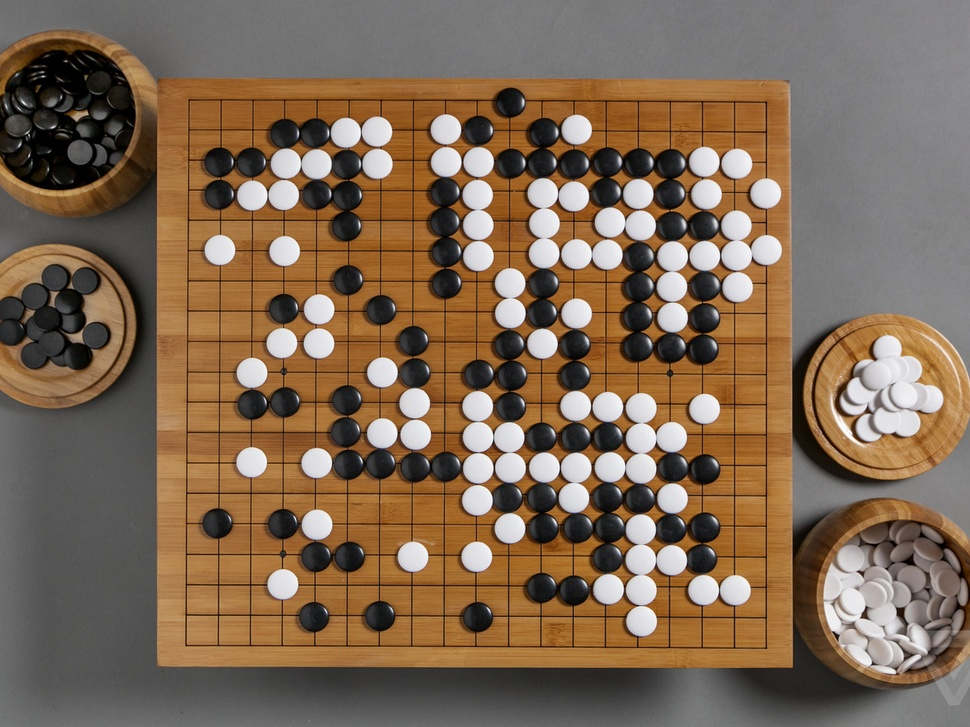
#> input picture test_images/19_19_full_top.jpg, 970 x 727 px, shrunk from 1400 x 1050 before the run
$ python go_get_um.py
#> lines starting #> are read from the running program, lines starting #| are printed output that depends on the picture; after the words box and inside, x2 and y2 are one past the last pixel; in counts of white or black regions, pixels touching at a corner belong together; long printed decimals are rounded
import cv2
import numpy as np

INPUT_IMG = 'test_images/19_19_full_top.jpg'
OUTPUT_GRAY = 'output_images/gray.jpg'
OUTPUT_EDGES = 'output_images/edges.jpg'
OUTPUT_FINAL = 'output_images/houghlines3.jpg'

# Rotate an image by an angle in degrees(?)
def rotate(image, angle, center = None, scale = 1.0):
    (h, w) = image.shape[:2]

    if center is None:
        center = (w / 2, h / 2)

    # Perform the rotation
    M = cv2.getRotationMatrix2D(center, angle, scale)
    rotated = cv2.warpAffine(image, M, (w, h))

    return rotated

def perp( a ):
    b = np.empty_like(a)
    b[0] = -a[1]
    b[1] = a[0]
    return b

# line segment a given by endpoints a1, a2
# line segment b given by endpoints b1, b2
# return
def seg_intersect(a1,a2,b1,b2):
    da = a2-a1
    db = b2-b1
    dp = a1-b1
    dap = perp(da)
    denom = np.dot( dap, db)
    num = np.dot( dap, dp )
    v = denom.astype(float)
    if v == 0:
        raise ValueError
    return (num / v)*db + b1

# Takes a hough line and returns a tuple of points on the line
# each point is a numpy array of two floats
def points_from_hough_line(line):
    rho, theta = line
    a = np.cos(theta)
    b = np.sin(theta)
    x0 = a*rho
    y0 = b*rho
    a1 = np.array( [float(x0 + 10000.0*(-b)), float(y0 + 10000.0*(a))] )
    b1 = np.array( [float(x0 - 10000.0*(-b)), float(y0 - 10000.0*(a))] )
    return (a1, b1)

# Given two sets of lines, return all intersection points of the two sets of lines
def intersecting_points_from_lines(lines_a, lines_b):
    i = 0
    points = []
    for line in lines_a:
        a1, b1 = points_from_hough_line(line[0])
        i = i + 1
        for line2 in lines_b:
            a2, b2 = points_from_hough_line(line2[0])
            try:
                points += [seg_intersect(a1, b1, a2, b2)]
            except:
                next

    return points

# Takes a preprocessed image and finds the angle to rotate the image such that most
# lines are aligned horizontally
def calc_image_rotation_angle(edges_img):
    lines = cv2.HoughLines(edges_img,1,np.pi/180,240)

    avg_theta = sum([line[0][1] for line in lines])/len(lines)

    lines_a = [l for l in lines if l[0][1] < avg_theta]
    avg_theta_a = sum([line[0][1] for line in lines_a])/len(lines_a)

    lines_b = [l for l in lines if l[0][1] > avg_theta]
    avg_theta_b = sum([line[0][1] for line in lines_b])/len(lines_b)

    print(avg_theta, avg_theta_a, avg_theta_b)

    # Rotate image
    v = (np.pi - avg_theta_b) * (-180.0 / np.pi)
    return v

# Takes an RGB image and prepares an image for detection
def preprocess_img_for_hough(img):
    gray = cv2.cvtColor(img,cv2.COLOR_BGR2GRAY)
    cv2.imwrite(OUTPUT_GRAY, gray)
    # _, threshold = cv2.threshold(gray, 100, 255, cv2.THRESH_BINARY)
    edges = cv2.Canny(gray,100,150,apertureSize = 3)
    cv2.imwrite(OUTPUT_EDGES, edges)
    return edges

# Takes a preproccessed image and returns the verticle and horizontal lines of the image as a tuple
def get_lines_from_img(edges_img):
    lines = cv2.HoughLines(edges_img, 1, np.pi/180 ,200)
    # print(lines)
    # draw_lines(img, lines)

    lines_a = [l for l in lines if (l[0][1] < np.pi * 0.05 and l[0][1] >= 0.0) or (l[0][1] > np.pi * 0.95 and l[0][1] <= np.pi)]
    lines_b = [l for l in lines if l[0][1] < np.pi * 0.51 and l[0][1] > np.pi * 0.49]
    if len(lines_a) == 0 or len(lines_b) == 0:
        return (None, None)

    avg_theta_a = sum([line[0][1] for line in lines_a])/len(lines_a)
    avg_theta_b = sum([line[0][1] for line in lines_b])/len(lines_b)

    print(avg_theta_a, avg_theta_b)

    return (lines_a, lines_b)

def get_circles_from_img(edges_img):
    circles = cv2.HoughCircles(edges_img,cv2.HOUGH_GRADIENT,0.9,20,param1=50,param2=30,minRadius=0,maxRadius=45)
    return circles

def draw_lines(img, lines):
    for line in lines:
        a, b = points_from_hough_line(line[0])
        cv2.line(img,(int(a[0]), int(a[1])),(int(b[0]), int(b[1])),(0,0,255),2)

def draw_points(img, points):
    for point in points:
        x, y = point
        if x < 10000 and y < 10000:
            cv2.circle(img, (int(x), int(y)), 10, (0, 255, 0), -1)


def main():
    o_img = cv2.imread(INPUT_IMG)
#> o_img is the input picture: shape (727, 970, 3); mean B, G, R 84, 105, 127.2
    edges_img = preprocess_img_for_hough(o_img)
#> in preprocess_img_for_hough, `gray = cv2.cvtColor(img,cv2.COLOR_BGR2GRAY)`:
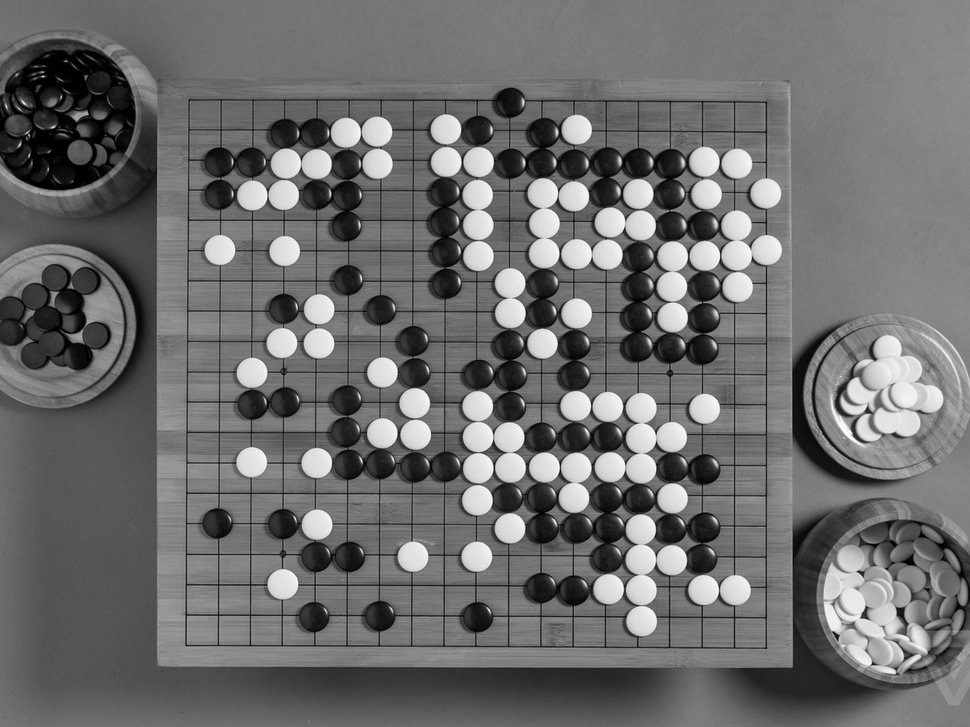
#> gray: shape (727, 970); min 0, max 255, mean 109.2
#> in preprocess_img_for_hough, `edges = cv2.Canny(gray,100,150,apertureSize = 3)`:
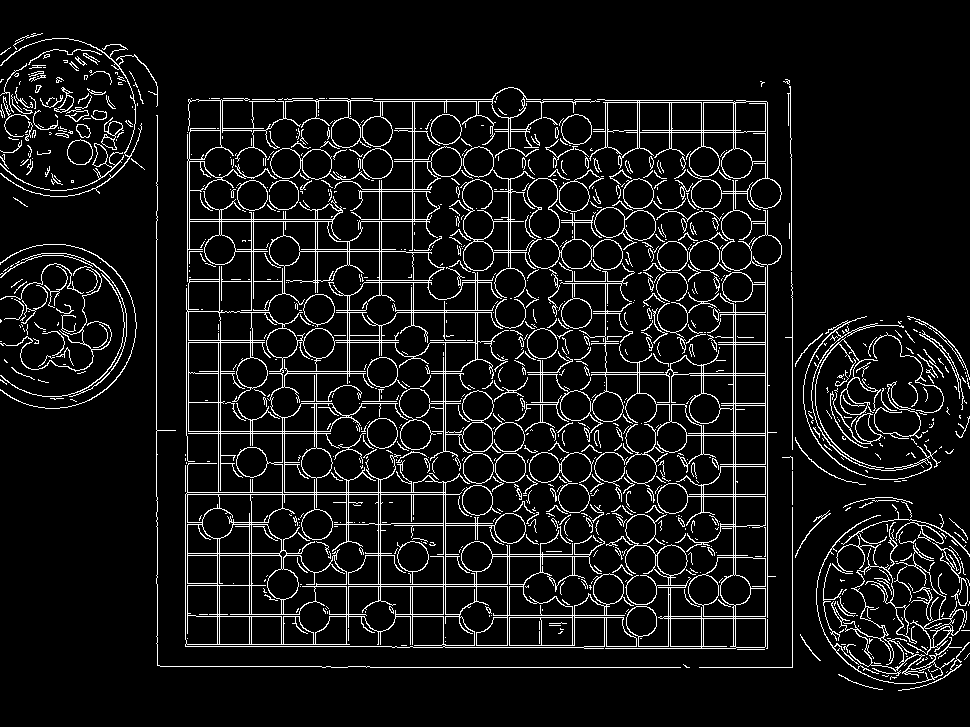
#> edges: shape (727, 970); 8.3% white in thin lines or dots
    #v = calc_image_rotation_angle(edges_img)
    # print(v)
    img = o_img # rotate(o_img, v)

    ver_lines, hor_lines = get_lines_from_img(edges_img)
#> in get_lines_from_img, `lines = cv2.HoughLines(edges_img, 1, np.pi/180 ,200)`: lines = 43 rows, first 8: [767, 0], [765, 0], [667, 1.57], [733, 0], [646, 1.57], [735, 0], [494, 1.57], [792, 0]
#> in get_lines_from_img, `lines_a = [l for l in lines if (l[0][1] < np.pi * 0.05 and l[0][1] >= ..`: lines_a = [[[767, 0]], [[765, 0]], [[733, 0]], [[735, 0]], [[792, 0]], [[187, 0]], [[156, 0]], [[251, 0]], [[443, 0]], [[445, 0]], [[412, 0]], [[220, 0]]]
#> in get_lines_from_img, `lines_b = [l for l in lines if l[0][1] < np.pi * 0.51 and l[0][1] > np..`: lines_b = 31 items, first 6: [[667, 1.57]], [[646, 1.57]], [[494, 1.57]], [[616, 1.57]], [[342, 1.57]], [[100, 1.57]]
#> in get_lines_from_img, `avg_theta_a = sum([line[0][1] for line in lines_a])/len(lines_a)`: avg_theta_a = 0
#> in get_lines_from_img, `avg_theta_b = sum([line[0][1] for line in lines_b])/len(lines_b)`: avg_theta_b = 1.57
#| 0.0 1.573
#> ver_lines has the same summary as lines_a in get_lines_from_img; hor_lines has the same summary as lines_b in get_lines_from_img

    # [4 lines of commented-out code are left out]

    if hor_lines and ver_lines:
        points = intersecting_points_from_lines(ver_lines, hor_lines)
#> the loop in intersecting_points_from_lines, `for line in lines_a:` made 12 passes
#> line on passes 1 to 2: [[767, 0]], [[765, 0]]
        draw_points(img, points)
#> the loop in draw_points, `for point in points:` made 372 passes
#> point on passes 1 to 3: [767, 667], [767, 646], [767, 494]
#> after the loop in draw_points, `for point in points:`:
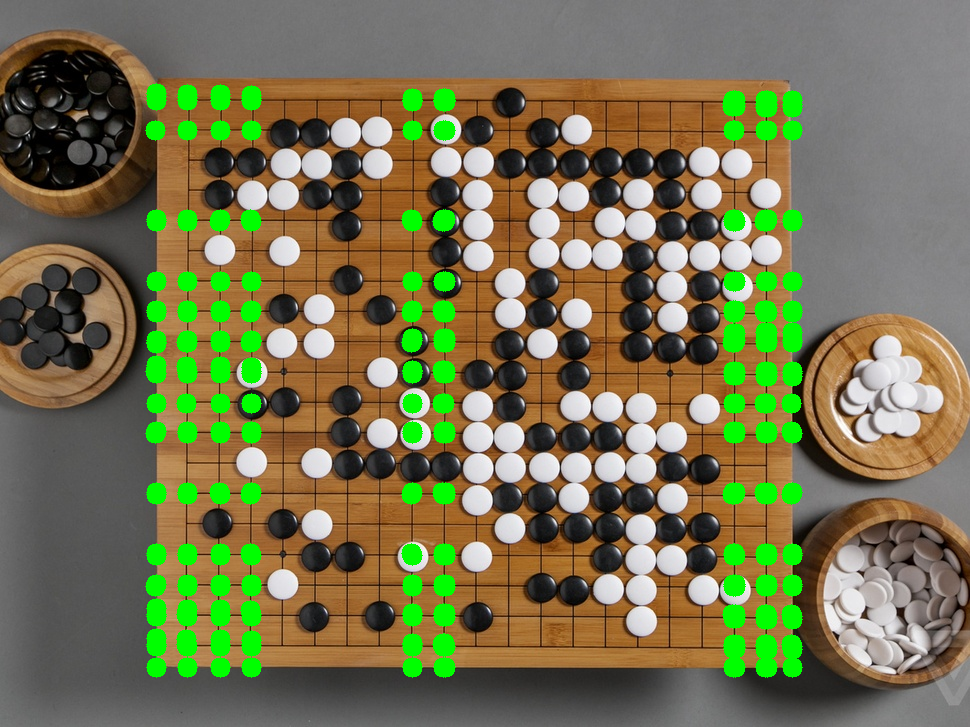
#> img: shape (727, 970, 3); 7.35% of pixels changed, all inside (x1, y1, x2, y2) = (145, 83, 803, 678)

    circles = get_circles_from_img(edges_img)
    circles = np.uint16(np.around(circles))
    for i in circles[0,:]:
        # draw the outer circle
        # cv2.circle(img,(i[0],i[1]),i[2],(0,255,0),2)
        # draw the center of the circle
        cv2.circle(img,(i[0],i[1]),2,(0,0,255),3)
#> this loop made 151 passes
#> i on passes 1 to 3: [922, 580, 41], [854, 598, 40], [910, 370, 44]
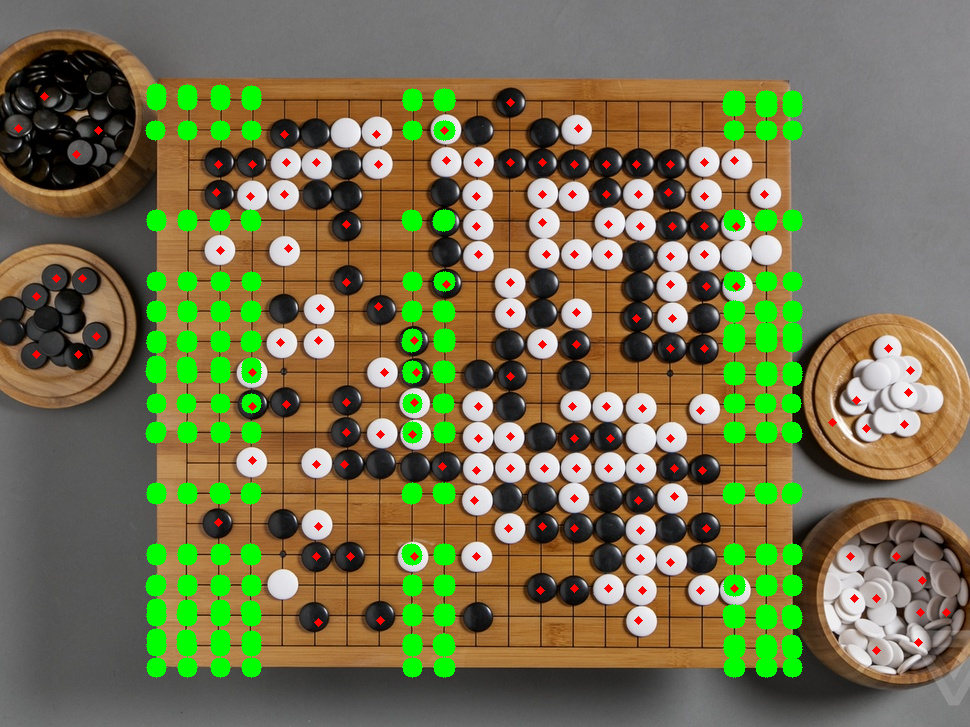
#> img: shape (727, 970, 3); 0.88% of pixels changed, all inside (x1, y1, x2, y2) = (14, 92, 951, 655)

    cv2.imwrite(OUTPUT_FINAL, img)
    return 0

if __name__ == "__main__":
    main()
